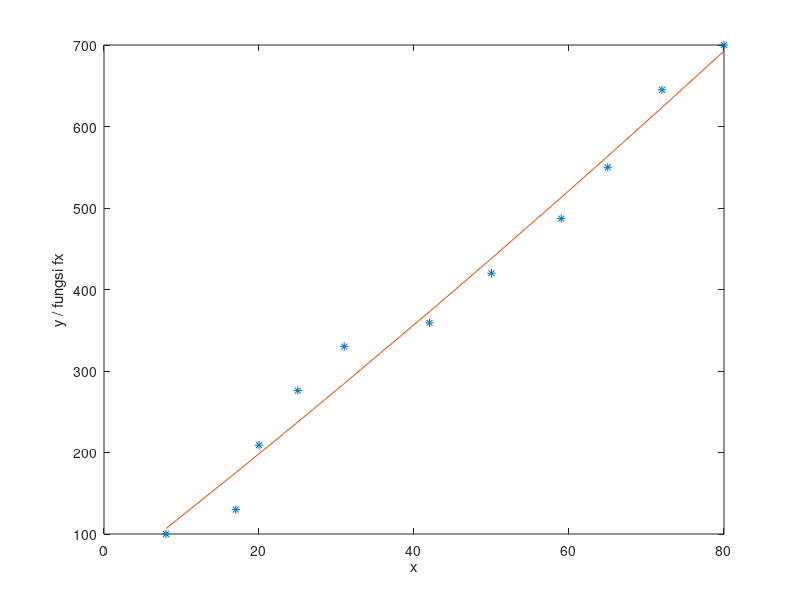

MATLAB code for this plot:
clc
history -c
x=[ 8 17 20 25 31 42 50 59 65 72 80];
y=[100 130 209 276 330 359 420 487 550 645 700];
n=length(x);
%Inisialisasi sigma
sigma4x=0;
sigma3x=0;
sigma2x=0;
sigmax=0;
sigmax2y=0;
sigmaxy=0;
sigmay=0;
for i=1:n
    sigma4x=sigma4x+x(i).^4;
    sigma3x=sigma3x+x(i).^3;
    sigma2x=sigma2x+x(i).^2;
    sigmax=sigmax+x(i);
    sigmax2y=sigmax2y+x(i)*x(i)*y(i);
    sigmaxy=sigmaxy+x(i)*y(i);
    sigmay=sigmay+y(i);
endfor
par = inv([sigma4x sigma3x sigma2x;sigma3x sigma2x sigmax;sigma2x sigmax n])*[sigmax2y;sigmaxy;sigmay];
a = par(1);
b = par(2);
c = par(3);
fungsi=a*(x.*x) + b*x + c;
plot(x,y,'*',x,fungsi)
xlabel("x")
ylabel("y / fungsi fx")